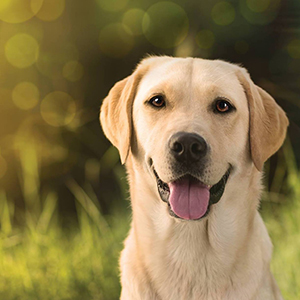
#> input picture Core Ideas/Code/MoreComplexManipulation/dog.jpg, 300 x 300 px
$ python adding_overlaying.py
#> lines starting #> are read from the running program, lines starting #| are printed output that depends on the picture
import cv2

#Feel free to provide your own images!
dog_image = cv2.imread("dog.jpg")
#> dog_image is the input picture: shape (300, 300, 3); mean B, G, R 74.2, 118.5, 136.3
cat_image = cv2.imread("CatForAddition.jpg")
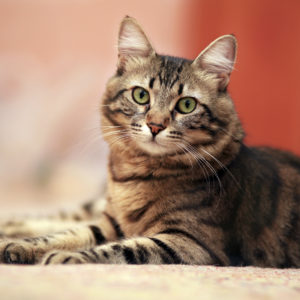
#> input picture Core Ideas/Code/MoreComplexManipulation/CatForAddition.jpg, 300 x 300 px
#> cat_image is the input picture: shape (300, 300, 3); mean B, G, R 112.8, 133.3, 169.3

#Comment out this assertion if cat_image (the second image) is a scalar
assert dog_image.shape == cat_image.shape

overloaded_sum = dog_image + cat_image
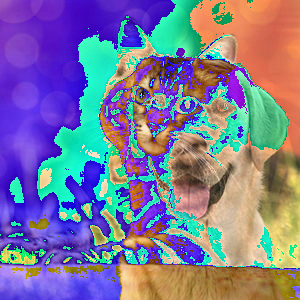
#> overloaded_sum: shape (300, 300, 3); mean B, G, R 152.7, 120.8, 124.6
cv2.imshow("Overloaded '+' Operator", overloaded_sum)

saturating_sum = cv2.add(dog_image, cat_image)
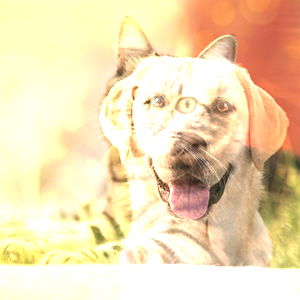
#> saturating_sum: shape (300, 300, 3); mean B, G, R 179.8, 219, 240.4
cv2.imshow("Saturating Sum", saturating_sum)

#Between 0 and 1
#The closer (alpha) to 1, the more opaque the dog image will be in the output
alpha = .5
beta = 1 - alpha
gamma = 0
output_weighted_sum = cv2.addWeighted(dog_image, alpha, \
	cat_image, beta, gamma)
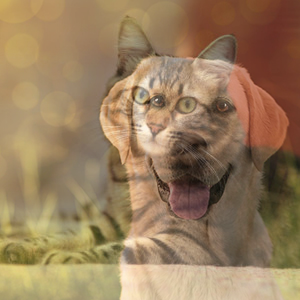
#> output_weighted_sum: shape (300, 300, 3); mean B, G, R 93.5, 125.9, 152.8
cv2.imshow("Weighted Addition Result", output_weighted_sum)

cv2.waitKey(0)
cv2.destroyAllWindows()
